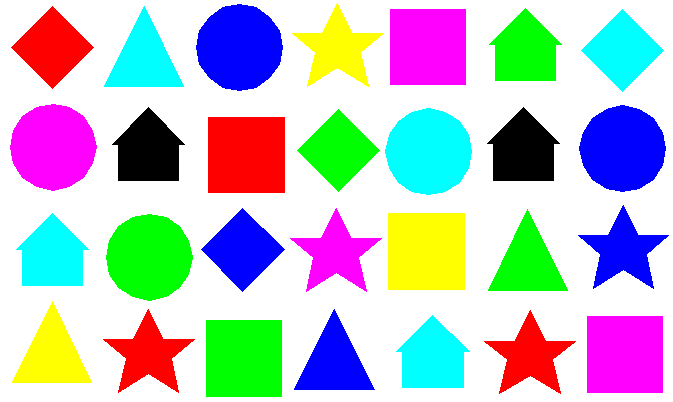
#> input picture formos2.png, 673 x 402 px, found by its file name
$ python 8_contours_shape_detection.py
#> lines starting #> are read from the running program, lines starting #| are printed output that depends on the picture; after the words box and inside, x2 and y2 are one past the last pixel; in counts of white or black regions, pixels touching at a corner belong together
import cv2
import numpy as np

def stackImages(scale,imgArray):
    rows = len(imgArray)
    cols = len(imgArray[0])
    rowsAvailable = isinstance(imgArray[0], list)
    width = imgArray[0][0].shape[1]
    height = imgArray[0][0].shape[0]
    if rowsAvailable:
        for x in range ( 0, rows):
            for y in range(0, cols):
                if imgArray[x][y].shape[:2] == imgArray[0][0].shape [:2]:
                    imgArray[x][y] = cv2.resize(imgArray[x][y], (0, 0), None, scale, scale)
                else:
                    imgArray[x][y] = cv2.resize(imgArray[x][y], (imgArray[0][0].shape[1], imgArray[0][0].shape[0]), None, scale, scale)
                if len(imgArray[x][y].shape) == 2: imgArray[x][y]= cv2.cvtColor( imgArray[x][y], cv2.COLOR_GRAY2BGR)
        imageBlank = np.zeros((height, width, 3), np.uint8)
        hor = [imageBlank]*rows
        hor_con = [imageBlank]*rows
        for x in range(0, rows):
            hor[x] = np.hstack(imgArray[x])
        ver = np.vstack(hor)
    else:
        for x in range(0, rows):
            if imgArray[x].shape[:2] == imgArray[0].shape[:2]:
                imgArray[x] = cv2.resize(imgArray[x], (0, 0), None, scale, scale)
            else:
                imgArray[x] = cv2.resize(imgArray[x], (imgArray[0].shape[1], imgArray[0].shape[0]), None,scale, scale)
            if len(imgArray[x].shape) == 2: imgArray[x] = cv2.cvtColor(imgArray[x], cv2.COLOR_GRAY2BGR)
        hor= np.hstack(imgArray)
        ver = hor
    return ver

def getContours(img):
    contours, hierarchy = cv2.findContours(img,cv2.RETR_EXTERNAL,cv2.CHAIN_APPROX_NONE)
    for cnt in contours:
        area = cv2.contourArea(cnt)
        print(area)
        cv2.drawContours(imgContour,cnt,-1,(255,0,0),3)
        if area > 700:
            cv2.drawContours(imgContour, cnt, -1, (255, 0, 0), 3)
            peri = cv2.arcLength(cnt,True)
            #print(peri)
            approx = cv2.approxPolyDP(cnt,0.02*peri,True)
            print(len(approx))
            objCor = len(approx)
            x, y, w, h = cv2.boundingRect(approx)
            if objCor == 3: objectType = "Tri"
            elif objCor == 4:
                aspRatio = w/float(h)
                if aspRatio > 0.95 and aspRatio < 1.05: objectType = "Square"
                else: objectType = "Rectangle"
            elif objCor>4: objectType = "Circle"
            else: objectType = "None"
            cv2.rectangle(imgContour,(x,y),(x+w,y+h),(0,255,0),2)
            cv2.putText(imgContour,objectType,
                        (x+(w//2)-10,y+(h//2)-10),cv2.FONT_HERSHEY_COMPLEX,0.7,
                        (0,0,0),2)


img = cv2.imread(r'C:\Users\Urtis\PycharmProjects\Darbai_su_vaizdu\formos2.png')
#> img is the input picture: shape (402, 673, 3); mean B, G, R 201.2, 193.9, 188.6
imgContour = img.copy()

imgGray = cv2.cvtColor(img,cv2.COLOR_BGR2GRAY)
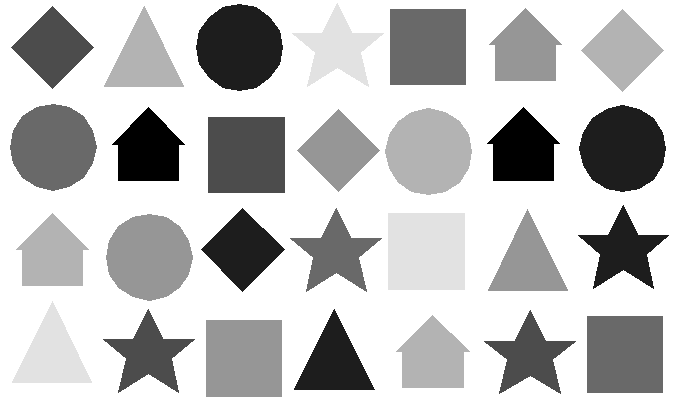
#> imgGray: shape (402, 673); min 0, max 255, mean 193.2
imgBlur = cv2.GaussianBlur(imgGray,(7,7),1)
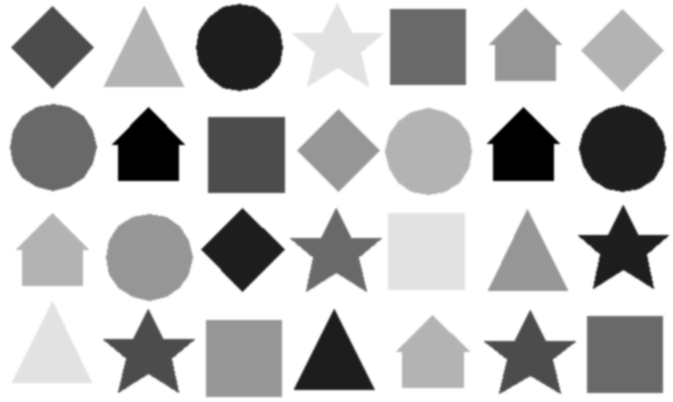
#> imgBlur: shape (402, 673); min 0, max 255, mean 193.2
imgCanny = cv2.Canny(imgBlur,50,50)
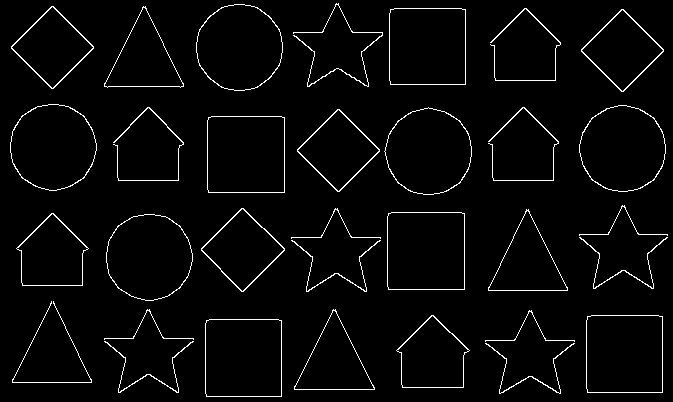
#> imgCanny: shape (402, 673); 3.1% white in thin lines or dots
getContours(imgCanny)
#> in getContours, `contours, hierarchy = cv2.findContours(img,cv2.RETR_EXTERNAL,cv2.CHAIN..`: contours = 32 contours, 5 with area under 20; largest, box (x1, y1, x2, y2) and area: (387, 212, 465, 290) 5918, (205, 319, 282, 397) 5841, (207, 116, 285, 193) 5841, (586, 315, 663, 393) 5837, (196, 4, 283, 91) 5818
#> the loop in getContours, `for cnt in contours:` made 32 passes
#> (area, peri, approx, objCor, x, y, w, h) on passes 3, 4, 14, 17, 19, 20, 26, 28: (5841, 303.7, [[206, 320], [206, 396], [281, 396], [281, 320]], 4, 206, 320, 76, 77), (5837, 303.7, [[587, 316], [587, 392], [662, 392], [662, 316]], 4, 587, 316, 76, 77), (5918, 305.7, [[388, 213], [388, 289], [464, 289], [464, 213]], 4, 388, 213, 77, 77), (3608.5, 237.7, [[241, 208], [201, 250], [243, 291], [284, 248]], 4, 201, 208, 84, 84), (5841, 303.7, [[208, 117], [208, 192], [284, 192], [284, 117]], 4, 208, 117, 77, 76), (3524, 234.3, [[337, 109], [297, 151], [339, 191], [379, 149]], 4, 297, 109, 83, 83), (3524, 234.3, [[621, 9], [581, 51], [623, 91], [663, 49]], 4, 581, 9, 83, 83), (5761, 301.7, [[390, 9], [390, 84], [465, 84], [465, 9]], 4, 390, 9, 76, 76)
#> (area, peri, approx, objCor, x, y, w, h) on passes 7, 15, 29: (3284, 275.1, [[333, 309], [294, 389], [374, 389]], 3, 294, 309, 81, 81), (3284.5, 275.7, [[526, 209], [488, 290], [567, 290]], 3, 488, 209, 80, 82), (3263.5, 275.4, [[143, 6], [104, 86], [183, 86]], 3, 104, 6, 80, 81)
#| 56.0
#| 60.0
#| 5841.0
#| 4
#| 5837.0
#| 4
#| 3623.0
#| 6
#| 7.5
#| 3284.0
#> (further printed lines are left out)
#> after the loop in getContours, `for cnt in contours:`:
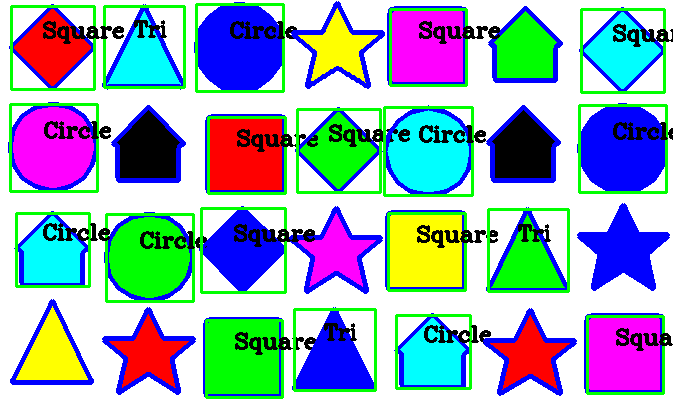
#> imgContour: shape (402, 673, 3); 19.23% of pixels changed, all inside (x1, y1, x2, y2) = (8, 1, 673, 399)


imgBlank = np.zeros_like(img)
imgStack = stackImages(0.9, ([img, imgGray, imgBlur],
                             [imgCanny,imgContour,imgBlank]))
#> after the loop in stackImages, `for x in range(0, rows):`: hor = 2 items
#> in stackImages, `ver = np.vstack(hor)`:
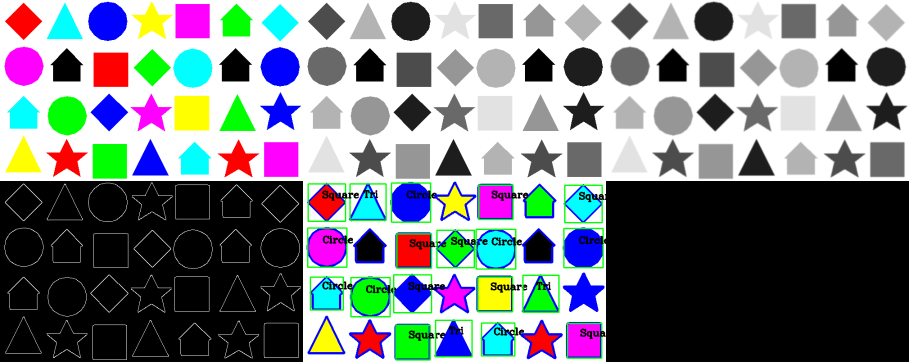
#> ver: shape (724, 1818, 3) (shown at 1/2 size); mean of channels 0, 1, 2 130, 126.5, 122.1; drawn as B, G, R
cv2.imshow("Stacked Images", imgStack)
cv2.waitKey(0)

$ run again, with Formos.png copied over formos2.png
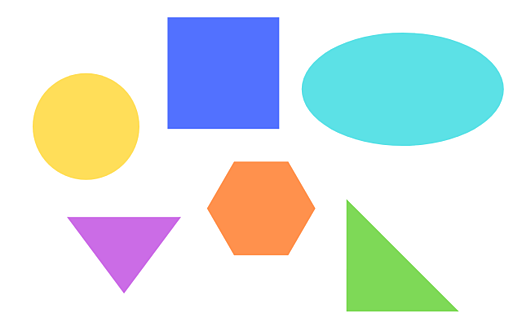
#> input picture Formos.png, 522 x 326 px, found by its file name
#> img is the input picture: shape (326, 522, 3); mean B, G, R 228.6, 229.5, 218.8
#> `imgCanny = cv2.Canny(imgBlur,50,50)`:
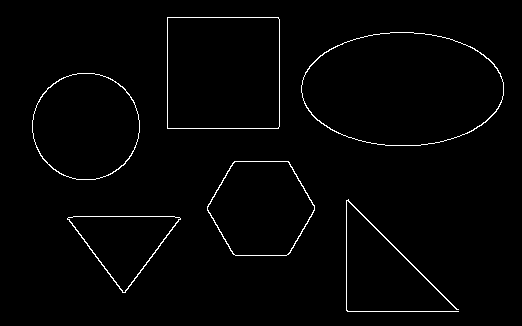
#> imgCanny: shape (326, 522); 1.5% white in thin lines or dots, all inside (x1, y1, x2, y2) = (32, 17, 504, 312)
#> contours = 6 contours; box (x1, y1, x2, y2) and area: (301, 32, 504, 146) 18028, (167, 17, 280, 129) 12429, (32, 73, 140, 180) 8992, (207, 161, 315, 256) 7692, (67, 216, 181, 293) 4474, (346, 199, 459, 312) 112
#> the loop in getContours, `for cnt in contours:` made 6 passes
#> (area, peri, approx, objCor, x, y, w, h) on pass 6: (12429, 444.8, [[167, 17], [167, 128], [278, 128], [278, 17]], 4, 167, 17, 112, 112)
#> (printed output is left out)
#> after the loop in stackImages, `for x in range(0, rows):`: hor = 2 items
#> in stackImages, `ver = np.vstack(hor)`:
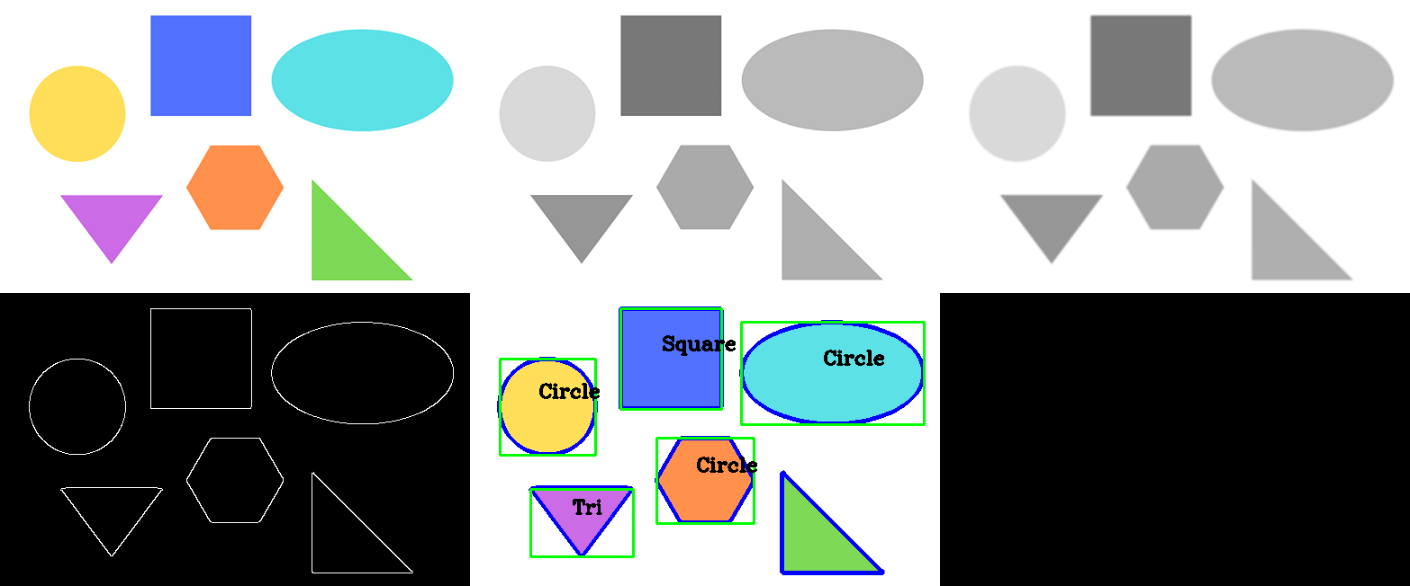
#> ver: shape (586, 1410, 3); mean of channels 0, 1, 2 150.5, 150.6, 145.4; drawn as B, G, R
